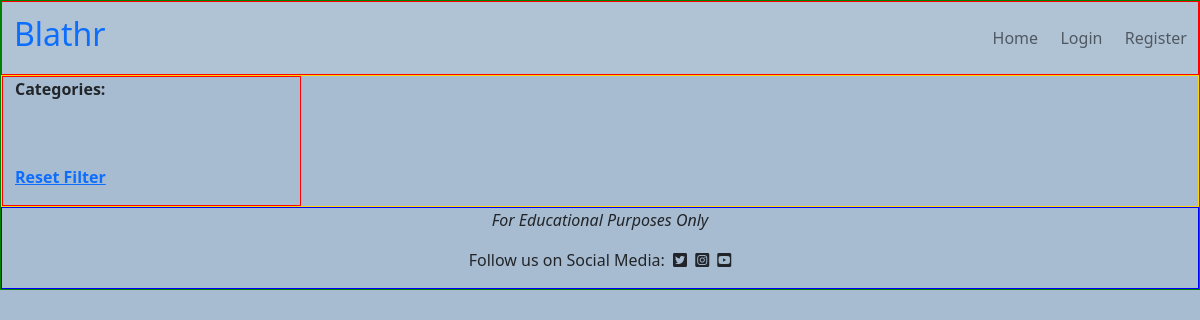
/filtered/4, run on an earlier commit of the app's database.
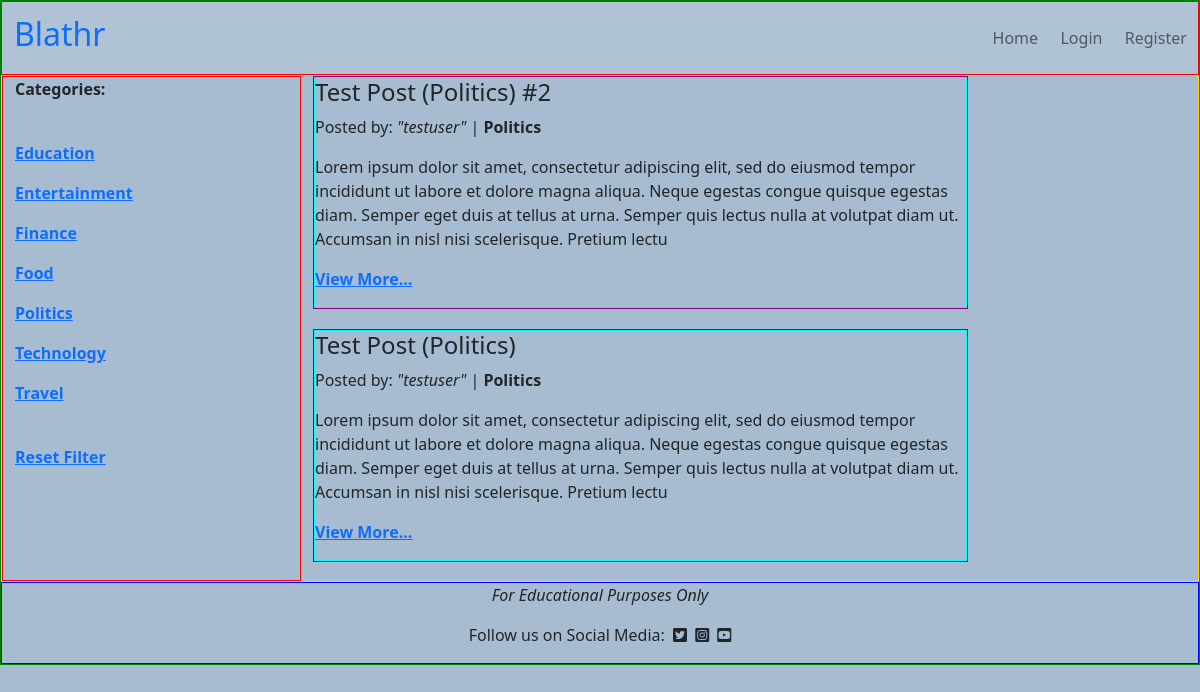
And on a later commit of the database.
### posts/models.py (models this page shows, shortened)
class Category(models.Model):
    category_id = models.AutoField(primary_key=True)
    name = models.CharField(max_length=20, unique=True, null=False)
    def __str__(self):
        return self.name
    class Meta:
        verbose_name_plural = 'categories'
        ordering = ('name',)

class Post(models.Model):
    post_id = models.AutoField(primary_key=True)
    title = models.CharField(max_length=200, unique=True, blank=False,
                             null=False)
    author = models.ForeignKey(User, on_delete=models.CASCADE)
    created_date = models.DateTimeField(auto_now_add=True)
    content = models.TextField()
    category = models.ForeignKey(Category, on_delete=models.CASCADE)
    status = models.IntegerField(choices=STATUS, default=0)

### posts/views.py (the view)
# urls.py: path('filtered/<category_id>', filtered_list, name='filtered_list'),
def filtered_list(request, category_id):
    category_list = Category.objects.all()
    post_list = Post.objects.filter(category_id=category_id).order_by('-created_date')
    return render(request, 'index.html', {'post_list': post_list,
                                          'category_list': category_list})

### templates/index.html (shortened to what this page needs)
{% extends 'base.html' %}
{% block content %}
<div class="row" id="body-row">
    <div class="col-md-3" id="category-col">
        <p><strong>Categories:</strong></p><br>
        {% for category in category_list %}
        <p><a href="{% url 'filtered_list' category.category_id %}"><strong>{{ category.name }}</strong></a></p>
        {% endfor %}
        <br>
        <p><a href="{% url 'home' %}"><strong>Reset Filter</strong></a></p>
    </div>
    <div class="col-md-9">
        {% for post in post_list %}
        {% if post.status == 1 %}
        <div class="col-12 col-md-9">
            <div class="post-card">
                <div class="post-card-body">
                    <h4>{{ post.title }}</h4>
                    <p>Posted by: <em>"{{ post.author }}"</em> | <strong>{{ post.category }}</strong></p>
                    <p>{{ post.content | safe | slice:":300"}}</p>
                    <p><strong><a href="{% url 'post_detail' post.post_id %}">View More...</a></strong></p>
                </div>
            </div>
        </div>
        {% endif %}
        {% endfor %}
    </div>
</div>
{% endblock %}

What changed in the data, as far as the page shows it:
added Category: name "Education"
added Category: name "Entertainment"
added Category: name "Finance"
added Category: name "Food"
added Category: name "Politics"
added Category: name "Technology"
added Category: name "Travel"
added Post: title "Test Post (Politics) #2", author "testuser", category "Politics", content "Lorem ipsum dolor sit amet, consectetur adipiscing elit, sed do eiusmod tempor incididunt ut labore et dolore magna aliqua. Neque egestas congue quisque egestas diam. Semper eget duis at tellus at urna. Semper quis lectus nulla at volutpat diam ut. Accumsan in nisl nisi scelerisque. Pretium lectu"
added Post: title "Test Post (Politics)", author "testuser", category "Politics", content "Lorem ipsum dolor sit amet, consectetur adipiscing elit, sed do eiusmod tempor incididunt ut labore et dolore magna aliqua. Neque egestas congue quisque egestas diam. Semper eget duis at tellus at urna. Semper quis lectus nulla at volutpat diam ut. Accumsan in nisl nisi scelerisque. Pretium lectu"
